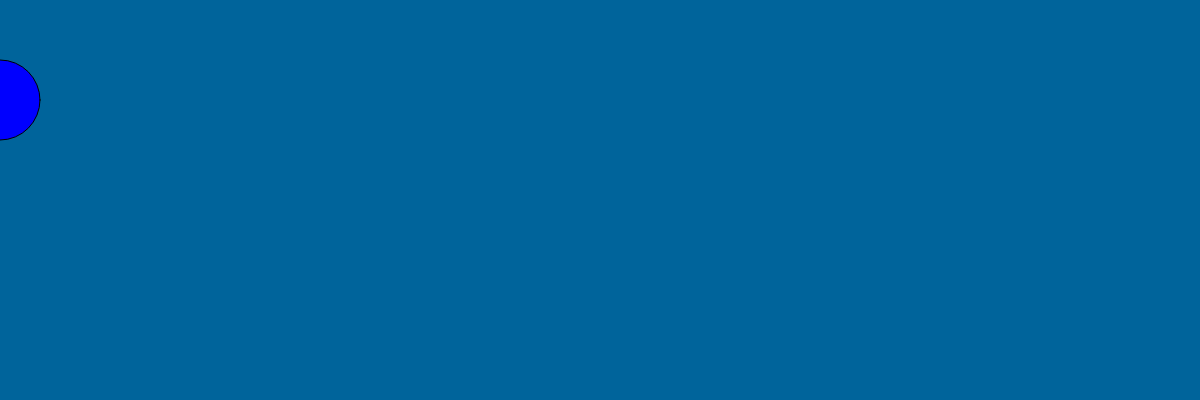
Frame 1 (no input)
Frame 60 (no input): identical to frame 1, image omitted
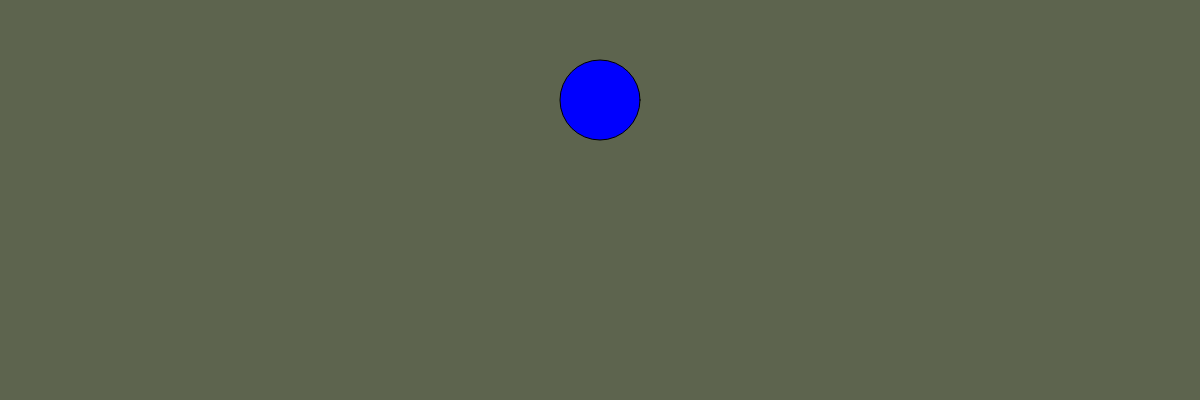
Frame 120 (the mouse pressed at the canvas centre since frame 60)

The p5.js sketch that drew these frames (run headless with seeded random() and noise() and a simulated clock; from frame 60 on, the mouse is pressed at the canvas centre):

// p5.js sketch
// ── sketch.js

var r = 0;
var g = 50;
var b=255;


function setup(){

  createCanvas(1200,400);
}


function draw(){
  r=map(mouseX,0,1000,0,155);
  g =map(mouseX,50,800,100,100);
  b= map(mouseX,0,1200,155,0);
  background(r,g,b);
  fill("blue");
  ellipse(mouseX,100,80,80);
}
